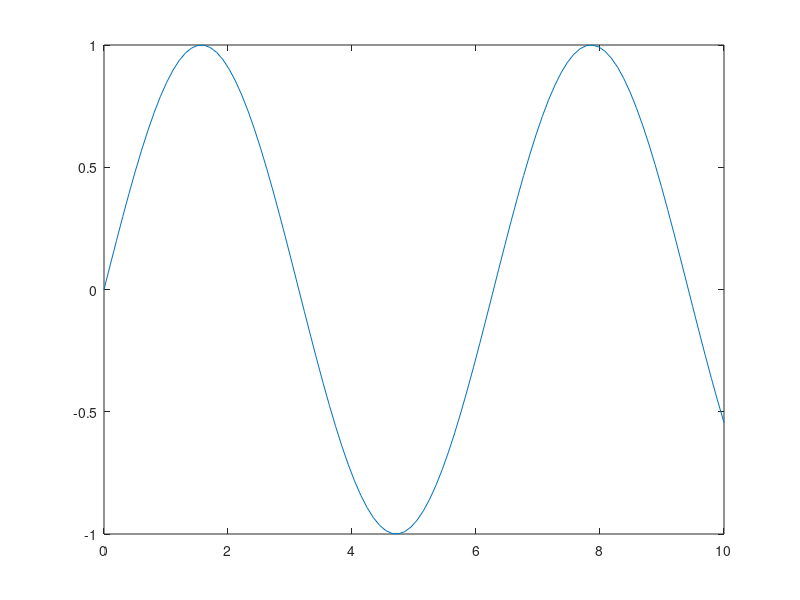
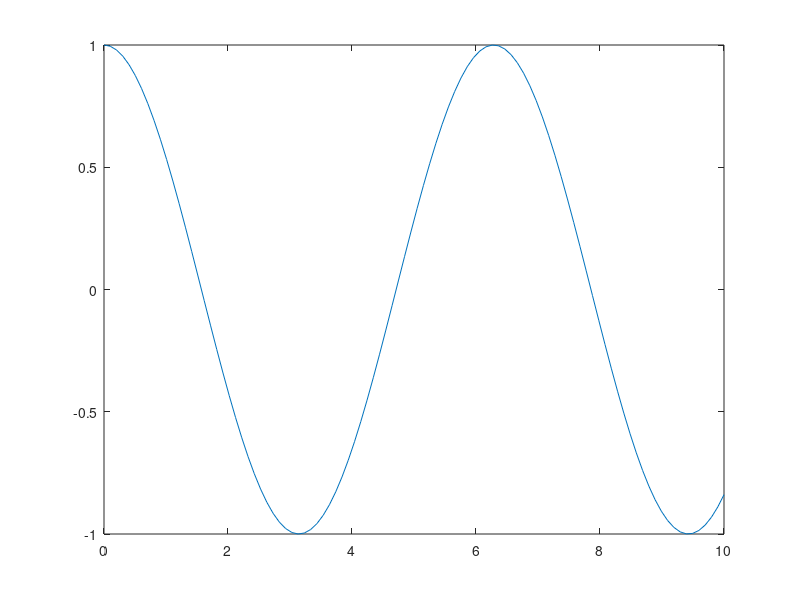
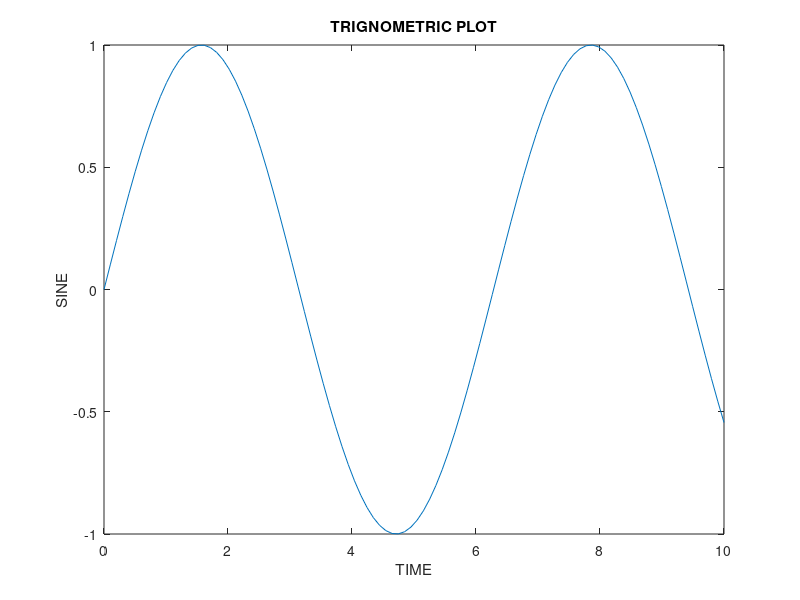
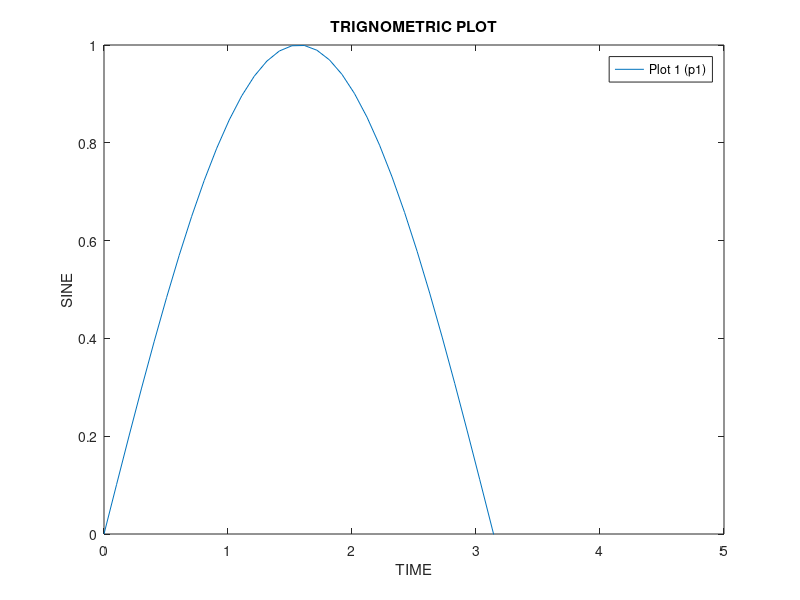

The MATLAB source for these figures, in order: (Note: this script raises an error after producing the figures.)
% PLOTTING DATA USING MATLAB 
% 
% MATLAB Functions that can be used
% 
% plot - Plotting graphs 
% xlabel, ylabel - Labeling graphs 
% xlim, ylim - Closing the text file 
% title, legend - Reading from text file
% hold - Writing to text file 
% gca , grid - Get current axes and displaying grids 

% Generate data for plotting
% lin space will generate 100 linearly spaced points for plotting

% graphData = 0:1:10

graphData = linspace(0,10,100)

p1 = sin(graphData);

p2 = cos(graphData);



% Plot the datas 

% X-Axis - graphData  Y-Axis - p1 , p2 

% Intialize new figure 

figure; 

plot(graphData,p1);

figure;

plot(graphData,p2);



% Labeling the graph
figure; 

plot(graphData,p1);

title('TRIGNOMETRIC PLOT'); xlabel('TIME'); ylabel('SINE')


% Changing the Axis Limit 

figure; 

plot(graphData,p1);

title('TRIGNOMETRIC PLOT'); xlabel('TIME'); ylabel('SINE')

% Change the range of my x-axis and y-axis 

xlim([0 5]); ylim([0 1])

legend('Plot 1 (p1)')

% Plotting multiple graphs in the same figure 
figure; 

plot(graphData,p1);

hold on; 

plot(graphData, p2);

hold off; 

title('TRIGNOMETRIC PLOT'); xlabel('TIME'); ylabel('SINE')

% xlim([0 5]); ylim([0 1]);


% Changing the graph appearence 
figure; 

% Linespec can be used = line type, color, marker shape

% '-b.' use line with blue color and dot marker 

% Refer Matlab help for marker shapes

plot(graphData,p1,'--b.');

hold on;

plot(graphData,p2,'--rs');

hold off; 



% Line width and marker size 

figure;

plot(graphData,p1,'--b*', 'LineWidth',2, 'MarkerSize',2);

hold on;

plot(graphData,p2,'--r*', 'LineWidth',2, 'MarkerSize',2);

hold off; 

title('TRIGNOMETRIC PLOT'); xlabel('TIME'); ylabel('SINE')

xlim([0 5]); ylim([0 1]);

legend('sine','cos')


% Placing the graphs side by side 
% Using subplot instead of plot 

% Syntax = subplot(rowSize,colSize,plotIdx)

figure; 

rowSize = 2;
colSize = 2; 

plotIdx = 2;

subplot(rowSize,colSize,plotIdx)
plot(graphData,p1,'--b*', 'LineWidth',2, 'MarkerSize',2);

plotIdx = 1; 

subplot(rowSize,colSize,plotIdx)
plot(graphData,p2,'--r*', 'LineWidth',2, 'MarkerSize',2);


plotIdx = 3; 

subplot(rowSize,colSize,plotIdx)
plot(graphData,p2,'--r*', 'LineWidth',2, 'MarkerSize',2);


plotIdx = 4; 

subplot(rowSize,colSize,plotIdx)
plot(graphData,p2,'--r*', 'LineWidth',2, 'MarkerSize',2);



% Using get current axes (gca) and grid 

figure; 

% without gca modifications 

plot(graphData,p2,'--r*', 'LineWidth',2, 'MarkerSize',2);

title('TRIGNOMETRIC PLOT'); xlabel('TIME'); ylabel('SINE')


% with gca modifications

plot(graphData,p2,'--r*', 'LineWidth',2, 'MarkerSize',2);

title('TRIGNOMETRIC PLOT'); xlabel('TIME'); ylabel('SINE')

plotGraph1 = gca; 

plotGraph1.FontSize = 16;

plotGraph1.XLim = [0 5];

plotGraph1.YLim = [0 1];

grid on; 



